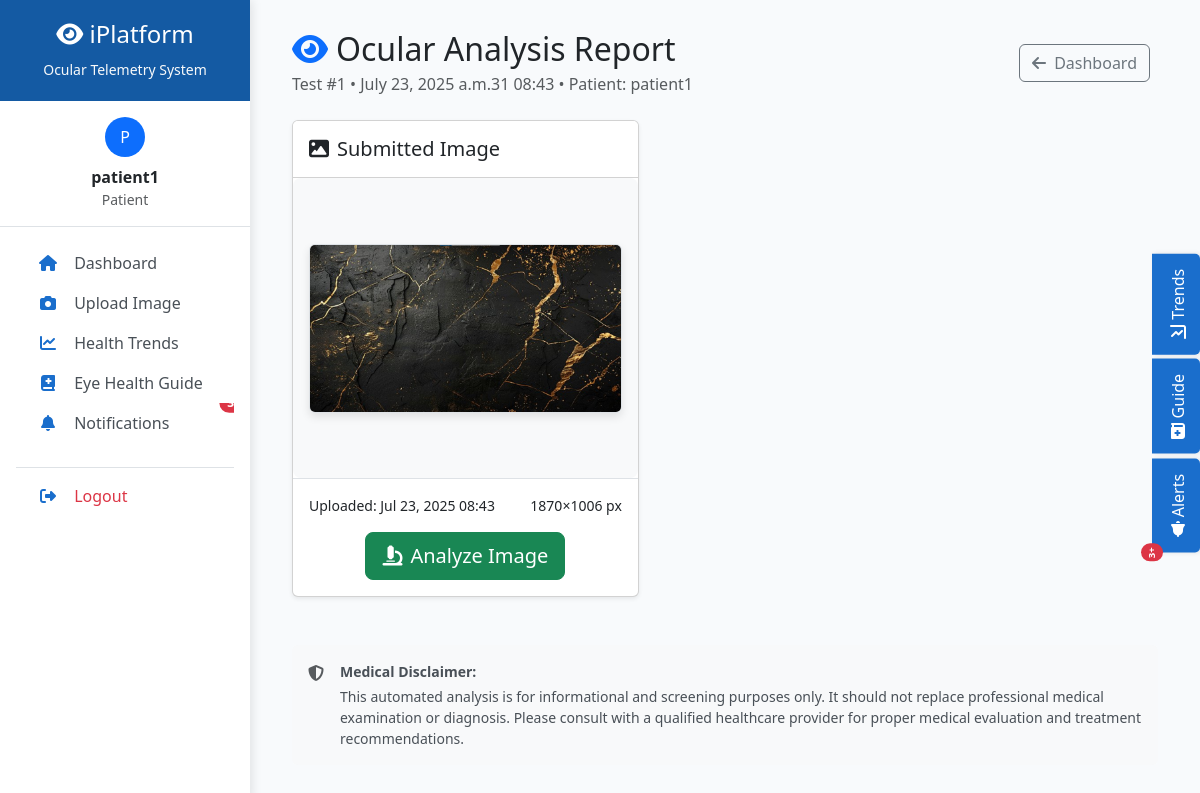
The app's page /analysis/1/ (signed in) with its own data.
### ocular/models.py (models this page shows, shortened)
class OcularImage(models.Model):
    patient = models.ForeignKey(User, on_delete=models.CASCADE)
    image = models.ImageField(upload_to='ocular_images/')
    notes = models.TextField(blank=True, null=True, help_text="Optional notes about the image")
    uploaded_at = models.DateTimeField(auto_now_add=True)
    is_analyzed = models.BooleanField(default=False)  # Just a flag for doctor review
    class Meta:
        ordering = ['-uploaded_at']

### ocular/views.py (the view)
# urls.py: path('analysis/<int:image_id>/', views.analysis_view, name='analysis'),
@login_required
def analysis_view(request, image_id):
    image = get_object_or_404(OcularImage, id=image_id)
    diagnosis = DoctorDiagnosis.objects.filter(image=image).first()
    if request.user.is_staff and request.method == 'POST':
        form = DiagnosisForm(request.POST, instance=diagnosis)
        if form.is_valid():
            diagnosis = form.save(commit=False)
            diagnosis.image = image
            diagnosis.doctor = request.user
            diagnosis.save()
            image.is_analyzed = True
            image.save()
            messages.success(request, 'Diagnosis saved successfully!')
            return redirect('dashboard')
    else:
        form = DiagnosisForm(instance=diagnosis) if request.user.is_staff else None
    return render(request, 'ocular/analysis.html', {
        'image': image,
        'form': form,
        'diagnosis': diagnosis
    })

### ocular/templates/ocular/analysis.html (shortened to what this page needs)
{% extends 'base.html' %}
{% load static %}
{% block content %}
<div class="container-fluid">
    <div class="d-flex justify-content-between align-items-center mb-4">
        <div>
            <h2 class="mb-1">
                <i class="fas fa-eye text-primary me-2"></i>Ocular Analysis Report
            </h2>
            <p class="text-muted mb-0">
                Test #{{ image.id }} • {{ image.uploaded_at|date:"F d, Y at H:i" }}
                {% if not user.is_staff %}
                    • Patient: {{ image.patient.get_full_name|default:image.patient.username }}
                {% endif %}
            </p>
        </div>
        <div>
            <a href="{% url 'dashboard' %}" class="btn btn-outline-secondary me-2">
                <i class="fas fa-arrow-left me-1"></i> Dashboard
            </a>
        </div>
    </div>
    <div class="row">
        <div class="col-lg-5">
            <div class="card shadow-sm mb-4">
                <div class="card-header bg-white py-3">
                    <h5 class="mb-0">
                        <i class="fas fa-image me-2"></i>Submitted Image
                    </h5>
                </div>
                <div class="card-body p-0">
                    <div class="image-container p-3">
                        <img src="{{ image.image.url }}" class="img-fluid rounded border" alt="Ocular image for analysis">
                    </div>
                    <div class="p-3 border-top text-center">
                        <div class="d-flex justify-content-between small mb-3">
                            <span>Uploaded: {{ image.uploaded_at|date:"M d, Y H:i" }}</span>
                            <span>{{ image.image.width }}×{{ image.image.height }} px</span>
                        </div>
                        {% if not image.is_analyzed %}
                        <button class="btn btn-success btn-lg" onclick="startAnalysis()" id="analyzeBtn">
                            <i class="fas fa-microscope me-2"></i>Analyze Image
                        </button>
                        {% else %}
                        <div class="alert alert-success">
                            <i class="fas fa-check-circle me-2"></i>Analysis completed
                        </div>
                        {% endif %}
                    </div>
                </div>
            </div>
        </div>
        <div class="col-lg-7">
        </div>
    </div>
    <div class="row mt-4">
        <div class="col-12">
            <div class="alert alert-light border-0 bg-light">
                <div class="d-flex">
                    <i class="fas fa-shield-alt text-muted mt-1 me-3"></i>
                    <div>
                        <p class="small mb-1"><strong>Medical Disclaimer:</strong></p>
                        <p class="small mb-0">This automated analysis is for informational and screening purposes only. It should not replace professional medical examination or diagnosis. Please consult with a qualified healthcare provider for proper medical evaluation and treatment recommendations.</p>
                    </div>
                </div>
            </div>
        </div>
    </div>
</div>
{% endblock %}

### ocular/templates/base.html (shortened to what this page needs)
<!DOCTYPE html>
<html lang="en">
<head>
    <link href="https://cdn.jsdelivr.net/npm/bootstrap@5.3.0/dist/css/bootstrap.min.css" rel="stylesheet">
    <link rel="stylesheet" href="https://cdnjs.cloudflare.com/ajax/libs/font-awesome/6.4.0/css/all.min.css">
</head>
<body>
    <div class="sidebar" id="sidebar">
        <div class="logo-area text-center">
            <h4><i class="fas fa-eye"></i> iPlatform</h4>
            <small class="text-light">Ocular Telemetry System</small>
        </div>
        <div class="user-info p-3 text-center border-bottom">
            <div class="avatar bg-primary text-white rounded-circle d-inline-flex align-items-center justify-content-center" style="width: 40px; height: 40px;">
                {{ user.username|first|upper }}
            </div>
            <div class="mt-2">
                <strong>{{ user.username }}</strong>
                <div class="text-muted small">
                    {% if user.is_staff %}Doctor{% else %}Patient{% endif %}
                </div>
            </div>
        </div>
        <nav class="nav flex-column p-3">
            <a class="nav-link {% if request.path == '/' %}active{% endif %}" href="{% url 'dashboard' %}">
                <i class="fas fa-home"></i> Dashboard
            </a>
            {% if not user.is_staff %}
            <a class="nav-link {% if 'upload' in request.path %}active{% endif %}" href="{% url 'upload' %}">
                <i class="fas fa-camera"></i> Upload Image
            </a>
            {% endif %}
            <a class="nav-link" onclick="togglePanel('health-trends')">
                <i class="fas fa-chart-line"></i> Health Trends
            </a>
            <a class="nav-link" onclick="togglePanel('eye-guide')">
                <i class="fas fa-book-medical"></i> Eye Health Guide
            </a>
            <a class="nav-link" onclick="togglePanel('notifications')">
                <i class="fas fa-bell"></i> Notifications
                <span class="position-absolute top-0 start-100 translate-middle badge rounded-pill bg-danger">
                    3+
                </span>
            </a>
            <div class="mt-4 pt-2 border-top">
                <a href="{% url 'logout' %}" class="nav-link text-danger">
                    <i class="fas fa-sign-out-alt"></i> Logout
                </a>
            </div>
        </nav>
    </div>
    <div class="main-content" id="mainContent">
        {% block content %}{% endblock %}
    </div>
    <div class="info-tabs">
        <div class="info-tab" onclick="togglePanel('health-trends')">
            <i class="fas fa-chart-line me-2"></i> Trends
        </div>
        <div class="info-tab" onclick="togglePanel('eye-guide')">
            <i class="fas fa-book-medical me-2"></i> Guide
        </div>
        <div class="info-tab" onclick="togglePanel('notifications')">
            <i class="fas fa-bell me-2"></i> Alerts
            <span class="position-absolute top-0 start-100 translate-middle badge rounded-pill bg-danger" style="font-size: 0.6rem;">
                3+
            </span>
        </div>
    </div>
</body>
</html>

### ocular/templates/base.html (style rules this page uses)
:root { --medical-blue: #1a6ecc; --diagnostic-red: #e63946; --healthy-green: #2a9d8f; --neutral-light: #f8f9fa; --warning-orange: #f4a261; --info-blue: #457b9d; }
body { font-family: 'Segoe UI', Tahoma, Geneva, Verdana, sans-serif; background-color: var(--neutral-light); }
.sidebar { width: 250px; background: white; box-shadow: 2px 0 10px rgba(0,0,0,0.1); height: 100vh; position: fixed; z-index: 1000; transition: transform 0.3s ease; }
.main-content { margin-left: 250px; padding: 30px; background-color: #f8fafc; min-height: 100vh; transition: margin-left 0.3s ease; }
.logo-area { background: var(--medical-blue); padding: 20px; color: white; transition: background-color 0.3s; }
.nav-link { color: #495057; border-left: 4px solid transparent; transition: all 0.3s; position: relative; overflow: hidden; }
.nav-link i { width: 24px; text-align: center; margin-right: 10px; color: var(--medical-blue); transition: transform 0.3s; }
.info-tabs { position: fixed; top: 50%; right: 0; transform: translateY(-50%); z-index: 1040; }
.info-tab { writing-mode: vertical-rl; transform: rotate(180deg); padding: 15px 10px; margin-bottom: 5px; cursor: pointer; border-radius: 5px 0 0 5px; background: var(--medical-blue); color: white; font-weight: 500; transition: all 0.3s; box-shadow: -2px 0 5px rgba(0,0,0,0.1); }

### ocular/templates/ocular/analysis.html (style rules this page uses)
.image-container { background-color: #f8f9fa; text-align: center; min-height: 300px; display: flex; align-items: center; justify-content: center; border-radius: 8px; }
.image-container img { max-height: 400px; width: auto; max-width: 100%; object-fit: contain; box-shadow: 0 4px 8px rgba(0,0,0,0.1); }

### records on screen
OcularImage: id "1", uploaded_at "July 23, 2025 a.m.31 08:43", patient.get_full_name "patient1", image (picture), uploaded_at "Jul 23, 2025 08:43", image.width "1870", image.height "1006"

### other values on screen
{{ user.username|first|upper }} "P"
{{ user.username }} "patient1"
